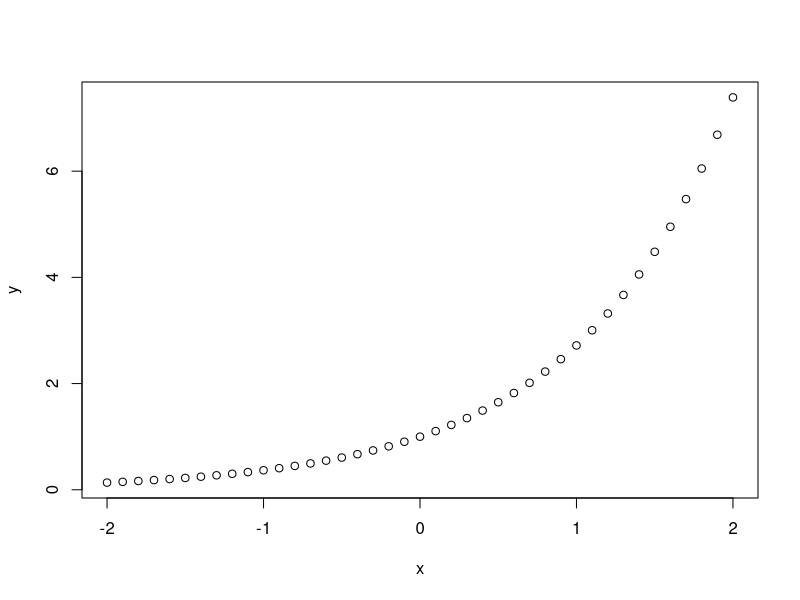
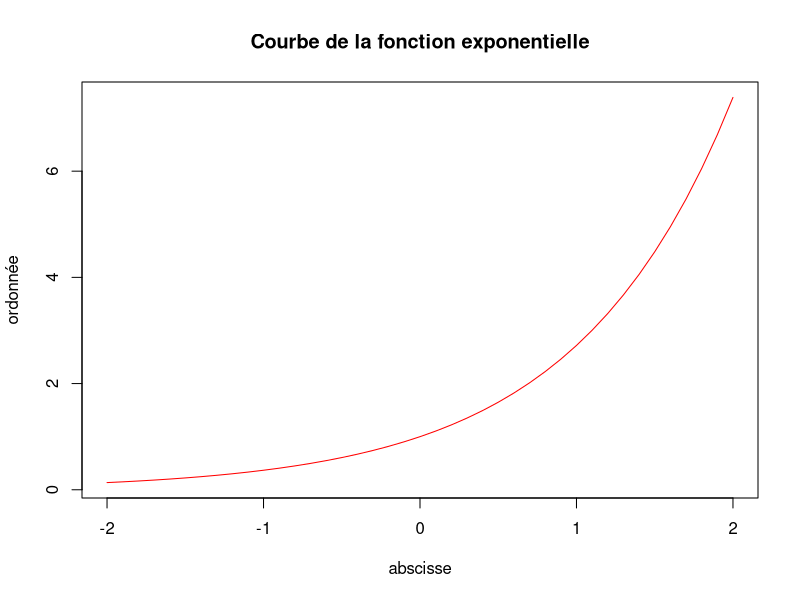
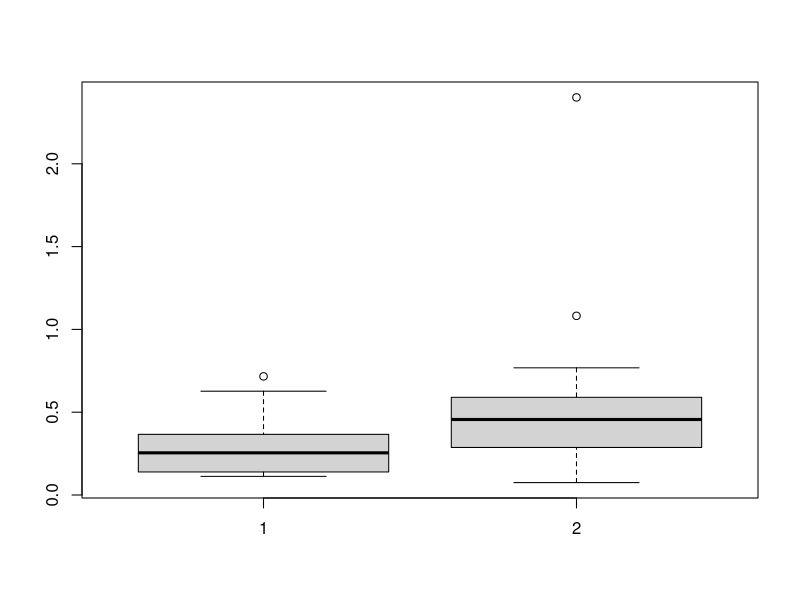
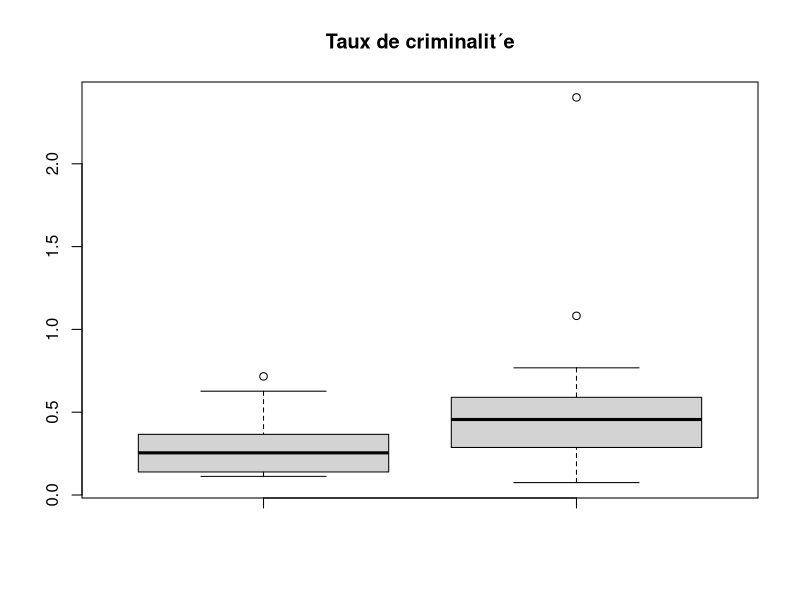
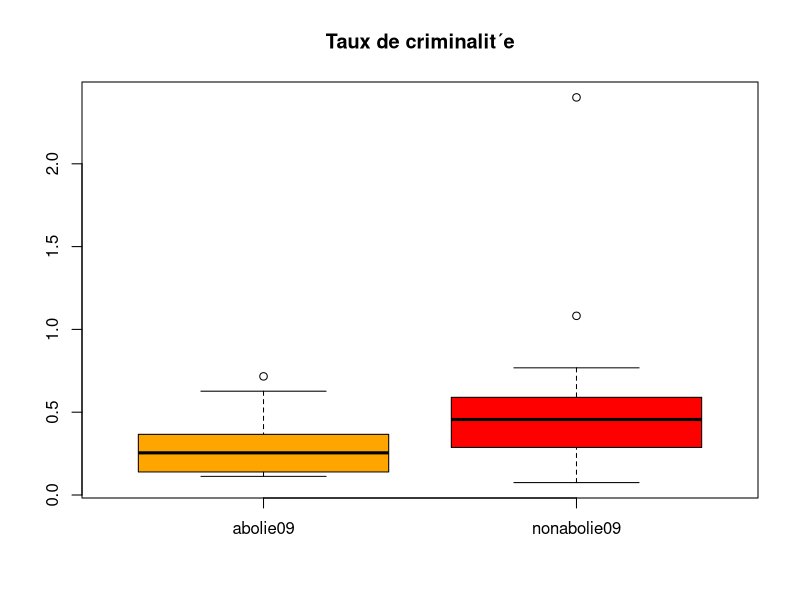
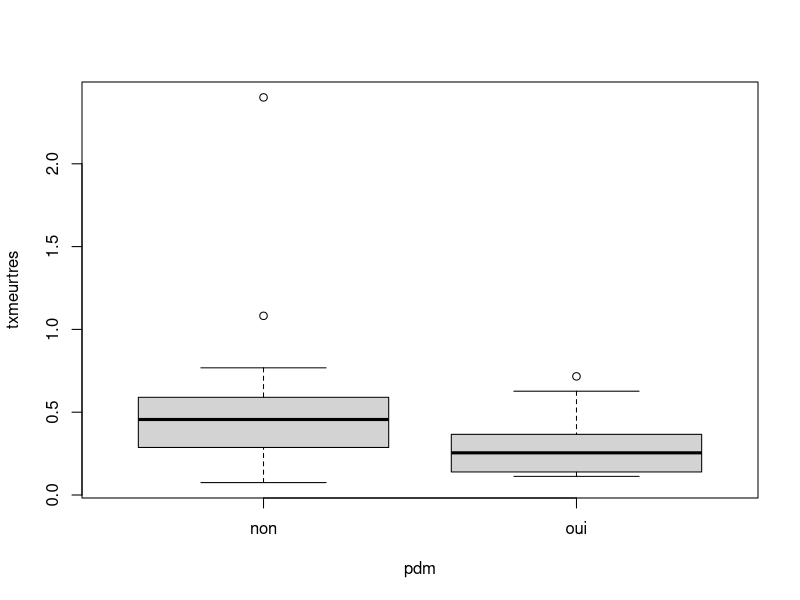

Generate these figures, in order, with R:
## ---- chunk 1
calculs = c(
4*5-2^4,
1+14/4
)
calculs
## ---- chunk 2
fonction = c(
sqrt = sqrt(5),
abs = abs(-4),
log = log(1),
co = cos(pi),
exp = exp(1),
round = round(pi,2))
fonction
## ---- chunk 3
variables = c(
x<-2.5,
x = x,
y<-2*x,
y1= y,
y<-1+log(y)^2,
y2 = y,
y<-floor(y),  # partie entière de x
y3 = y)
variables
## ---- chunk 4
vec<-c(-1,5,2,0.5,-5)
vec
vec1<-c(3,10,vec)
vec1
length(vec1)
rep(c(3,5),2)
1:20
5:1
seq(from=1, to=16, by=3)
seq(from=1, to=2, length=10)

## ---- chunk 5
vecteurs= c(
sumprod = 2*x+1,
exp = exp(y),
addition = x+y,
multiplication = x*y,
somme_des_colonne = sum(x),
consum = cumsum(x),
which = which(y<0),
which.min = which.min(y),
sort = sort(y))
vecteurs

## ---- chunk 6
x<-c(3,-1,5,7,0,3,2,-9)
y<-c("rouge","noir","vert") # vecteur de chaines de charactères 
x[1:3]
x[-1]
z=y[y!="rouge"]
z
## ---- chunk 7
poids = c(65,82,45,63,70)
taille=c(1.75,1,78,1.52,1.57,1.80)
IMC = poids/(taille^2)  # IMC est l'indice de masse corporelle 
data = cbind(poids,taille,IMC) 

# cbind permet de coller des colonnes les unes à la suite de l'autres
# rbind permet de coller des lignes les unes à la suite de l'autres
## ---- chunk 8
data[3,2] # taille du troisième sujet
data[,1]  # taille de tous les sujets
d=c(
dim = dim(data),
nrow = nrow(data),
ncol = ncol(data),
rownames = rownames(data),
colnames = colnames(data))
d
## ---- chunk 9

x=c(1,2,4,8,9,15,6,8,18,7,5,2,4,6,8,9)

## ---- chunk 10
b= c(
min = min(x),
max = max(x),
mean = mean(x),
sd = sd(x),
quantile = quantile(x,0.25),
median = median(x),
var = var(x),
summary(x)
)
b 
## ---- chunk 11
x=seq(-2,2,by=0.1)
y=exp(x)
plot(x,y)
## ---- chunk 12
plot(x,y,pch = 1, type="l", col="red", main = "Courbe de la fonction exponentielle", xlab="abscisse"
, ylab= "ordonnée" ) 
## ---- chunk 13
 murder=c(7,34,72,9,21,26,144,31,22,319,76,625,144)
 population=c(622,3008,5266,647,1395,1318,5655,1053,698,8708,1820,9970,2010)
## ---- chunk 14
 abolie09=10*murder/population
## ---- chunk 15
 nonabolie09=c(0.075,0.133,0.135,0.142,0.202,0.217,0.223,0.254,0.256,0.287,0.304,
 0.332,0.371,0.394,0.399,0.419,0.435,0.440,0.456,0.463,0.497,0.512,0.512,0.522,
 0.534,0.535,0.552,0.590,0.592,0.610,0.627,0.636,0.675,0.732,0.768,1.082,2.401)
## ---- chunk 16
 length(nonabolie09)
## ---- chunk 17
 boxplot(abolie09,nonabolie09)
## ---- chunk 18
 boxplot(abolie09,nonabolie09,main="Taux de criminalit´e")
## ---- chunk 19
boxplot(abolie09,nonabolie09,main="Taux de criminalit´e",col=c("orange","red"),
 names=c("abolie09","nonabolie09"))
## ---- chunk 20
 txmeurtres=c(abolie09,nonabolie09)
## ---- chunk 21
 pdm=c(rep("oui",13),rep("non",37))
## ---- chunk 22
 boxplot(txmeurtres~pdm)
